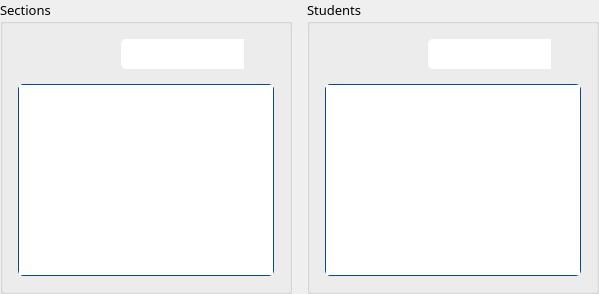
                  <widget class="QWidget" name="student_section_table">
                   <property name="styleSheet">
                    <string notr="true">QHeaderView::section {
	background-color: #0d3c6e;
	border-top: 0px solid #97b9f4;
	border-bottom: 1px solid #97b9f4;
	border-right: 1px solid #97b9f4;
}

QTableView {
	border: 1px solid #0e4884;
	border-radius: 5px;
	gridline-color: #97b9f4;
}

QTableCornerButton::section{
	background-color: #0d3c6e;
    border-top: 0px solid #97b9f4;
    border-bottom: 1px solid #97b9f4;
    border-right: 1px solid #97b9f4;
}

QScrollBar:horizontal{
	height: 9px;
    border-radius: 5px;
}

QScrollBar:vertical{
	width: 9px;
    margin: 0;
    border-radius: 5px;
}

QScrollBar::handle:vertical{
	background-color: #97b9f4;    
    width: 18px;
    border-radius: 4px;
}

QScrollBar::handle:horizontal{
	background-color: #97b9f4;    
    min-width: 5px;
    border-radius: 4px;
}

QScrollBar::sub-line:horizontal,
QScrollBar::sub-line:vertical{
	height: 0;
    width: 0;
}

QScrollBar::add-line:horizontal,
QScrollBar::add-line:vertical{
	height: 0;
    width: 0;
}

QScrollBar::add-page:horizontal{
	background: #0B1A30;
    border-top-right-radius: 4px;
    border-bottom-right-radius: 4px;
    margin-left: -3px;
}

QScrollBar::add-page:vertical{
	background: #0B1A30;
    border-bottom-left-radius: 4px;
    border-bottom-right-radius: 4px;
    margin-top: -3px;
}

QScrollBar::sub-page:horizontal{
    background: #0B1A30;
    border-bottom-left-radius: 4px;
	margin-right: -3px;
}

QScrollBar::sub-page:vertical{
    background: #0B1A30;
	border-top-left-radius: 0;
	border-top-right-radius: 4px;
	margin-bottom: -3px;
}</string>
                   </property>
                   <layout class="QVBoxLayout" name="verticalLayout_23">
                    <property name="spacing">
                     <number>15</number>
                    </property>
                    <property name="leftMargin">
                     <number>0</number>
                    </property>
                    <property name="topMargin">
                     <number>0</number>
                    </property>
                    <property name="rightMargin">
                     <number>0</number>
                    </property>
                    <property name="bottomMargin">
                     <number>0</number>
                    </property>
                    <item>
                     <layout class="QHBoxLayout" name="horizontalLayout_11">
                      <property name="spacing">
                       <number>15</number>
                      </property>
                      <property name="topMargin">
                       <number>0</number>
                      </property>
                      <item>
                       <widget class="QGroupBox" name="groupBox_2">
                        <property name="font">
                         <font>
                          <family>Barlow</family>
                          <pointsize>10</pointsize>
                         </font>
                        </property>
                        <property name="title">
                         <string>Sections</string>
                        </property>
                        <layout class="QVBoxLayout" name="verticalLayout_8">
                         <property name="spacing">
                          <number>15</number>
                         </property>
                         <property name="leftMargin">
                          <number>15</number>
                         </property>
                         <property name="topMargin">
                          <number>15</number>
                         </property>
                         <property name="rightMargin">
                          <number>15</number>
                         </property>
                         <property name="bottomMargin">
                          <number>15</number>
                         </property>
                         <item>
                          <layout class="QHBoxLayout" name="horizontalLayout_46" stretch="0,0,0">
                           <property name="spacing">
                            <number>0</number>
                           </property>
                           <item>
                            <widget class="QPushButton" name="btn_init_section_bulk">
                             <property name="sizePolicy">
                              <sizepolicy hsizetype="Fixed" vsizetype="Fixed">
                               <horstretch>0</horstretch>
                               <verstretch>0</verstretch>
                              </sizepolicy>
                             </property>
                             <property name="minimumSize">
                              <size>
                               <width>30</width>
                               <height>30</height>
                              </size>
                             </property>
                             <property name="maximumSize">
                              <size>
                               <width>30</width>
                               <height>30</height>
                              </size>
                             </property>
                             <property name="styleSheet">
                              <string notr="true">border-radius: 5px</string>
                             </property>
                             <property name="icon">
                              <iconset resource="C:/Users/moral/Desktop/Resources/Resources.qrc">
                               <normaloff>:/icons/add_batch.png</normaloff>:/icons/add_batch.png</iconset>
                             </property>
                             <property name="iconSize">
                              <size>
                               <width>18</width>
                               <height>18</height>
                              </size>
                             </property>
                            </widget>
                           </item>
                           <item>
                            <spacer name="horizontalSpacer_18">
                             <property name="orientation">
                              <enum>Qt::Horizontal</enum>
                             </property>
                             <property name="sizeHint" stdset="0">
                              <size>
                               <width>0</width>
                               <height>20</height>
                              </size>
                             </property>
                            </spacer>
                           </item>
                           <item>
                            <layout class="QHBoxLayout" name="horizontalLayout_47">
                             <property name="spacing">
                              <number>0</number>
                             </property>
                             <property name="sizeConstraint">
                              <enum>QLayout::SetDefaultConstraint</enum>
                             </property>
                             <item>
                              <widget class="QLineEdit" name="txt_search_section">
                               <property name="sizePolicy">
                                <sizepolicy hsizetype="Expanding" vsizetype="Fixed">
                                 <horstretch>0</horstretch>
                                 <verstretch>0</verstretch>
                                </sizepolicy>
                               </property>
                               <property name="minimumSize">
                                <size>
                                 <width>0</width>
                                 <height>30</height>
                                </size>
                               </property>
                               <property name="maximumSize">
                                <size>
                                 <width>16777215</width>
                                 <height>35</height>
                                </size>
                               </property>
                               <property name="font">
                                <font>
                                 <family>Barlow</family>
                                 <pointsize>10</pointsize>
                                </font>
                               </property>
                               <property name="styleSheet">
                                <string notr="true">border-radius: none;
border-top-left-radius: 5px;
border-bottom-left-radius: 5px;</string>
                               </property>
                              </widget>
                             </item>
                             <item>
                              <widget class="QPushButton" name="btn_search_sections">
                               <property name="sizePolicy">
                                <sizepolicy hsizetype="Fixed" vsizetype="Fixed">
                                 <horstretch>0</horstretch>
                                 <verstretch>0</verstretch>
                                </sizepolicy>
                               </property>
                               <property name="minimumSize">
                                <size>
                                 <width>30</width>
                                 <height>30</height>
                                </size>
                               </property>
                               <property name="maximumSize">
                                <size>
                                 <width>30</width>
                                 <height>30</height>
                                </size>
                               </property>
                               <property name="font">
                                <font>
                                 <family>Barlow</family>
                                 <pointsize>12</pointsize>
                                 <weight>75</weight>
                                 <bold>true</bold>
                                </font>
                               </property>
                               <property name="cursor">
                                <cursorShape>PointingHandCursor</cursorShape>
                               </property>
                               <property name="styleSheet">
                                <string notr="true">border-top-right-radius: 5px;
border-bottom-right-radius: 5px;</string>
                               </property>
                               <property name="text">
                                <string/>
                               </property>
                               <property name="icon">
                                <iconset resource="C:/Users/moral/Desktop/Resources/Resources.qrc">
                                 <normaloff>:/icons/search.png</normaloff>:/icons/search.png</iconset>
                               </property>
                               <property name="iconSize">
                                <size>
                                 <width>18</width>
                                 <height>18</height>
                                </size>
                               </property>
                              </widget>
                             </item>
                            </layout>
                           </item>
                          </layout>
                         </item>
                         <item>
                          <widget class="QTableView" name="tv_sections"/>
                         </item>
                        </layout>
                       </widget>
                      </item>
                      <item>
                       <widget class="QGroupBox" name="groupBox">
                        <property name="font">
                         <font>
                          <family>Barlow</family>
                          <pointsize>10</pointsize>
                         </font>
                        </property>
                        <property name="title">
                         <string>Students</string>
                        </property>
                        <layout class="QVBoxLayout" name="verticalLayout_7">
                         <property name="spacing">
                          <number>15</number>
                         </property>
                         <property name="leftMargin">
                          <number>15</number>
                         </property>
                         <property name="topMargin">
                          <number>15</number>
                         </property>
                         <property name="rightMargin">
                          <number>15</number>
                         </property>
                         <property name="bottomMargin">
                          <number>15</number>
                         </property>
                         <item>
                          <layout class="QHBoxLayout" name="horizontalLayout_44" stretch="0,0,0">
                           <property name="spacing">
                            <number>0</number>
                           </property>
                           <item>
                            <widget class="QPushButton" name="btn_init_student_bulk">
                             <property name="sizePolicy">
                              <sizepolicy hsizetype="Fixed" vsizetype="Fixed">
                               <horstretch>0</horstretch>
                               <verstretch>0</verstretch>
                              </sizepolicy>
                             </property>
                             <property name="minimumSize">
                              <size>
                               <width>30</width>
                               <height>30</height>
                              </size>
                             </property>
                             <property name="maximumSize">
                              <size>
                               <width>30</width>
                               <height>30</height>
                              </size>
                             </property>
                             <property name="cursor">
                              <cursorShape>PointingHandCursor</cursorShape>
                             </property>
                             <property name="styleSheet">
                              <string notr="true">border-radius: 5px</string>
                             </property>
                             <property name="icon">
                              <iconset resource="C:/Users/moral/Desktop/Resources/Resources.qrc">
                               <normaloff>:/icons/add_batch.png</normaloff>:/icons/add_batch.png</iconset>
                             </property>
                             <property name="iconSize">
                              <size>
                               <width>18</width>
                               <height>18</height>
                              </size>
                             </property>
                            </widget>
                           </item>
                           <item>
                            <spacer name="horizontalSpacer_16">
                             <property name="orientation">
                              <enum>Qt::Horizontal</enum>
                             </property>
                             <property name="sizeHint" stdset="0">
                              <size>
                               <width>0</width>
                               <height>20</height>
                              </size>
                             </property>
                            </spacer>
                           </item>
                           <item>
                            <layout class="QHBoxLayout" name="horizontalLayout_45">
                             <property name="spacing">
                              <number>0</number>
                             </property>
                             <property name="sizeConstraint">
                              <enum>QLayout::SetDefaultConstraint</enum>
                             </property>
                             <item>
                              <widget class="QLineEdit" name="txt_search_student">
                               <property name="sizePolicy">
                                <sizepolicy hsizetype="Expanding" vsizetype="Fixed">
                                 <horstretch>0</horstretch>
                                 <verstretch>0</verstretch>
                                </sizepolicy>
                               </property>
                               <property name="minimumSize">
                                <size>
                                 <width>0</width>
                                 <height>30</height>
                                </size>
                               </property>
                               <property name="maximumSize">
                                <size>
                                 <width>280</width>
                                 <height>35</height>
                                </size>
                               </property>
                               <property name="font">
                                <font>
                                 <family>Barlow</family>
                                 <pointsize>10</pointsize>
                                </font>
                               </property>
                               <property name="styleSheet">
                                <string notr="true">border-radius: none;
border-top-left-radius: 5px;
border-bottom-left-radius: 5px;</string>
                               </property>
                              </widget>
                             </item>
                             <item>
                              <widget class="QPushButton" name="btn_search_students">
                               <property name="sizePolicy">
                                <sizepolicy hsizetype="Fixed" vsizetype="Fixed">
                                 <horstretch>0</horstretch>
                                 <verstretch>0</verstretch>
                                </sizepolicy>
                               </property>
                               <property name="minimumSize">
                                <size>
                                 <width>30</width>
                                 <height>30</height>
                                </size>
                               </property>
                               <property name="maximumSize">
                                <size>
                                 <width>30</width>
                                 <height>30</height>
                                </size>
                               </property>
                               <property name="font">
                                <font>
                                 <family>Barlow</family>
                                 <pointsize>12</pointsize>
                                 <weight>75</weight>
                                 <bold>true</bold>
                                </font>
                               </property>
                               <property name="cursor">
                                <cursorShape>PointingHandCursor</cursorShape>
                               </property>
                               <property name="styleSheet">
                                <string notr="true">border-top-right-radius: 5px;
border-bottom-right-radius: 5px;</string>
                               </property>
                               <property name="text">
                                <string/>
                               </property>
                               <property name="icon">
                                <iconset resource="C:/Users/moral/Desktop/Resources/Resources.qrc">
                                 <normaloff>:/icons/search.png</normaloff>:/icons/search.png</iconset>
                               </property>
                               <property name="iconSize">
                                <size>
                                 <width>18</width>
                                 <height>18</height>
                                </size>
                               </property>
                              </widget>
                             </item>
                            </layout>
                           </item>
                          </layout>
                         </item>
                         <item>
                          <widget class="QTableView" name="tv_students"/>
                         </item>
                        </layout>
                       </widget>
                      </item>
                     </layout>
                    </item>
                   </layout>
                  </widget>
